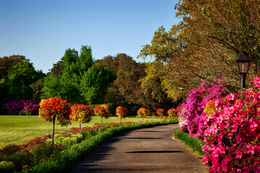
%> input picture Project_Files/2/testimage.png, 260 x 173 px, shrunk from 2201 x 1467 before the run
$ octave lsb_xor.m   (GNU Octave 9; MATLAB toolbox functions it lacks are replaced by stand-ins)
%> lines starting %> are read from the running program, lines starting %| are printed output that depends on the picture; in (x1, y1, x2, y2) boxes, pixels count from 0 and x2, y2 are one past the last pixel; in counts of white or black regions, pixels touching at a corner belong together; the program's own positions count from 1
clc;
clear all;
close all;

% Read the carrier and secret images
carrier = imread('testimage.png');
%> carrier is the input picture: size 173x260x3 uint8; mean R, G, B 104.6, 89.4, 72.7
secret = imread('Secret.png');
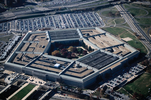
%> input picture Project_Files/2/Secret.png, 151 x 100 px, shrunk from 1280 x 844 before the run
%> secret is the input picture: size 100x151x3 uint8; mean R, G, B 78, 84.6, 92.4

subplot(2,2,1);
imshow(carrier);
title('Carrier Image');

% Resize secret image to match carrier size
[r, c, g] = size(carrier);
%> r = 173; c = 260; g = 3
secret = imresize(secret, [r c]);
%> secret: size 173x260x3 uint8

% ---- Encrypt the secret image using XOR with a key ----
key = uint8(123); % Choose any number between 0-255 as key
encryptedSecret = bitxor(secret, key);

% Separate RGB channels
ra = carrier(:,:,1);
ga = carrier(:,:,2);
ba = carrier(:,:,3);
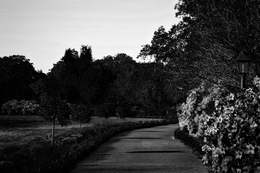
%> ba: size 173x260 uint8; min 0, max 255, mean 72.7

rx = encryptedSecret(:,:,1);
gx = encryptedSecret(:,:,2);
bx = encryptedSecret(:,:,3);
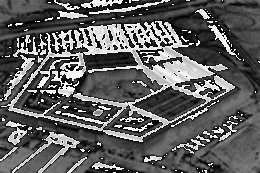
%> bx: size 173x260 uint8; min 0, max 255, mean 94.6

% Embed secret bits into carrier image (1-LSB Steganography)
for i = 1:r
    for j = 1:c
       fr(i,j) = bitand(ra(i,j), 254) + bitshift(bitand(rx(i,j),128), -7);
    end
end
redsteg = fr;

for i = 1:r
    for j = 1:c
       fr(i,j) = bitand(ga(i,j), 254) + bitshift(bitand(gx(i,j),128), -7);
    end
end
greensteg = fr;

for i = 1:r
    for j = 1:c
       fr(i,j) = bitand(ba(i,j), 254) + bitshift(bitand(bx(i,j),128), -7);
    end
end
bluesteg = fr;

% Combine all stego channels
stegoImage = cat(3, redsteg, greensteg, bluesteg);
subplot(2,2,2);
imshow(stegoImage);
title('Stego Image');

% ---- Extract the hidden image ----
redSteg = stegoImage(:,:,1);
greenSteg = stegoImage(:,:,2);
blueSteg = stegoImage(:,:,3);

for i = 1:r
    for j = 1:c
        ms(i,j) = bitand(redSteg(i,j), 1) * 128;
    end
end
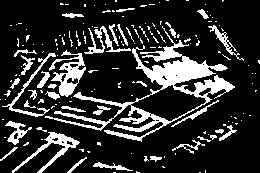
%> ms: size 173x260 uint8; values 0 (black) and 128 (white), 18.8% white; 172 white regions (135 under 20 px), largest, box (x1, y1, x2, y2) and area: (45, 26, 235, 142) 3721, (49, 50, 86, 97) 709, (12, 132, 80, 173) 571
recoveredR = ms;

for i = 1:r
    for j = 1:c
        ms(i,j) = bitand(greenSteg(i,j), 1) * 128;
    end
end
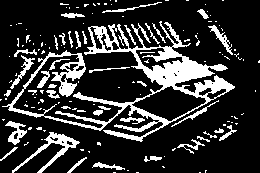
%> ms: size 173x260 uint8; values 0 (black) and 128 (white), 19.9% white; 144 white regions (105 under 20 px), largest, box (x1, y1, x2, y2) and area: (2, 21, 235, 142) 5521, (12, 132, 80, 173) 552, (5, 121, 27, 145) 226
recoveredG = ms;

for i = 1:r
    for j = 1:c
        ms(i,j) = bitand(blueSteg(i,j), 1) * 128;
    end
end
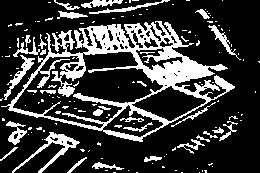
%> ms: size 173x260 uint8; values 0 (black) and 128 (white), 23.5% white; 145 white regions (114 under 20 px), largest, box (x1, y1, x2, y2) and area: (1, 21, 235, 142) 6916, (12, 132, 80, 173) 528, (4, 55, 35, 100) 292
recoveredB = ms;

recoveredEncrypted = cat(3, recoveredR, recoveredG, recoveredB);

% ---- Decrypt the recovered secret image using the same key ----
recoveredSecret = bitxor(recoveredEncrypted, key);
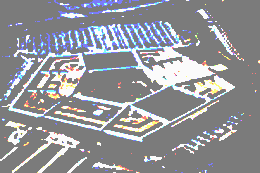
%> recoveredSecret: size 173x260x3 uint8; mean R, G, B 147.1, 148.4, 153

subplot(2,2,3);
imshow(recoveredSecret);
title('Recovered Secret Image');
